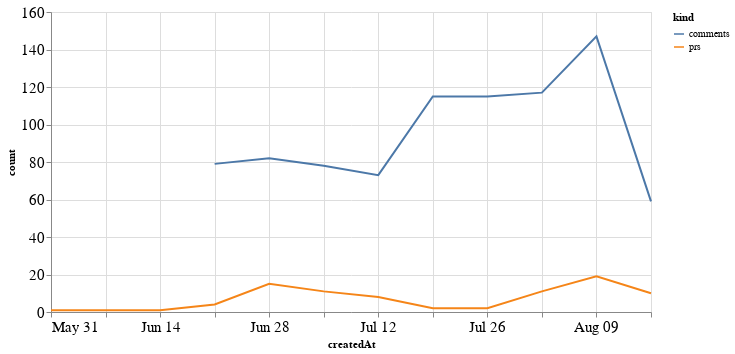

The code cell stored with this chart in its notebook:
### Code cell
alt.Chart(total_time, width=600).mark_line().encode(
    x='createdAt',
    y='count',
    color='kind'
)

### Figure 1 — Vega-Lite specification as saved in the notebook (floating-point values rounded to 4 significant figures)
{"config": {"axisLeft": {"labelFontSize": 15}, "axisBottom": {"labelFontSize": 15}}, "data": {"name": "data-97bf861d6be20fdd367318a33f81e9e4"}, "mark": "line", "encoding": {"color": {"type": "nominal", "field": "kind"}, "x": {"type": "temporal", "field": "createdAt"}, "y": {"type": "quantitative", "field": "count"}}, "width": 600, "$schema": "https://vega.github.io/schema/vega-lite/v4.8.1.json", "datasets": {"data-97bf861d6be20fdd367318a33f81e9e4": [{"createdAt": "2020-05-31T00:00:00", "kind": "prs", "count": 1.0}, {"createdAt": "2020-06-07T00:00:00", "kind": "prs", "count": 1.0}, {"createdAt": "2020-06-14T00:00:00", "kind": "prs", "count": 1.0}, {"createdAt": "2020-06-21T00:00:00", "kind": "prs", "count": 4.0}, {"createdAt": "2020-06-28T00:00:00", "kind": "prs", "count": 15.0}, {"createdAt": "2020-07-05T00:00:00", "kind": "prs", "count": 11.0}, {"createdAt": "2020-07-12T00:00:00", "kind": "prs", "count": 8.0}, {"createdAt": "2020-07-19T00:00:00", "kind": "prs", "count": 2.0}, {"createdAt": "2020-07-26T00:00:00", "kind": "prs", "count": 2.0}, {"createdAt": "2020-08-02T00:00:00", "kind": "prs", "count": 11.0}, {"createdAt": "2020-08-09T00:00:00", "kind": "prs", "count": 19.0}, {"createdAt": "2020-08-16T00:00:00", "kind": "prs", "count": 10.0}, {"createdAt": "2020-05-31T00:00:00", "kind": "comments", "count": null}, {"createdAt": "2020-06-07T00:00:00", "kind": "comments", "count": null}, {"createdAt": "2020-06-14T00:00:00", "kind": "comments", "count": null}, {"createdAt": "2020-06-21T00:00:00", "kind": "comments", "count": 79.0}, {"createdAt": "2020-06-28T00:00:00", "kind": "comments", "count": 82.0}, {"createdAt": "2020-07-05T00:00:00", "kind": "comments", "count": 78.0}, {"createdAt": "2020-07-12T00:00:00", "kind": "comments", "count": 73.0}, {"createdAt": "2020-07-19T00:00:00", "kind": "comments", "count": 115.0}, {"createdAt": "2020-07-26T00:00:00", "kind": "comments", "count": 115.0}, {"createdAt": "2020-08-02T00:00:00", "kind": "comments", "count": 117.0}, {"createdAt": "2020-08-09T00:00:00", "kind": "comments", "count": 147.0}, {"createdAt": "2020-08-16T00:00:00", "kind": "comments", "count": 59.0}]}}
